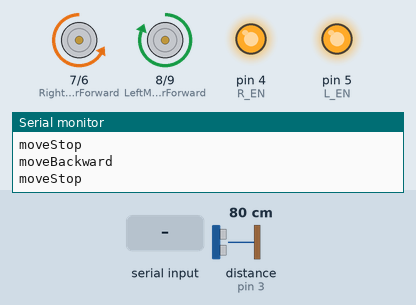
Simulated run of this sketch. Board: Arduino Uno, built with avr-gcc and run on an emulated ATmega328P. On the bench: motor-driver pin pairs drawn as motors (green arrow = first pin HIGH = forward, orange = second pin HIGH = backward, longer = more drive), output pins drawn as LEDs (lit = HIGH), the last lines printed to the serial monitor. Wiring (inferred from the names in the program): ultrasonic range finder: trigger pin 2; echo pin 3. The inputs (shaded band) are chosen by the test bench; at power-on: distance to the obstacle (sensor on pin 3) 80 cm. The echo pulse lasts 58.3 µs per cm; pins used as bus, display or sensor lines are not drawn.

Above: at 2.1 s.
2.2 s: "1\n" received over Serial
At 7.4 s:
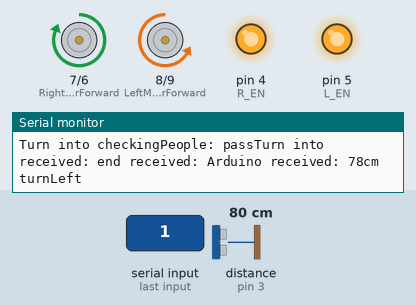
9.0 s: "2\n" received over Serial
18.0 s: distance to the obstacle (sensor on pin 3) set to 105 cm
At 20.4 s:
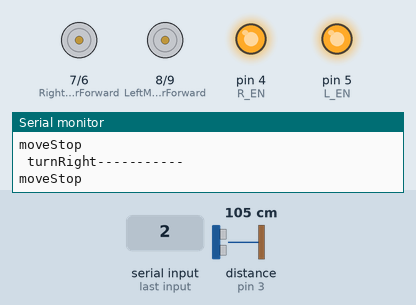
23.3 s: distance to the obstacle (sensor on pin 3) set to 96 cm
At 24.02 s:
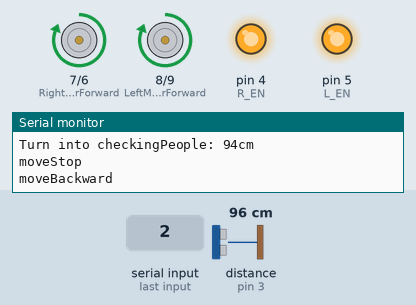
Timing chart, 0 to 34.2 s (numbered marks = the images above; inputs shaded):
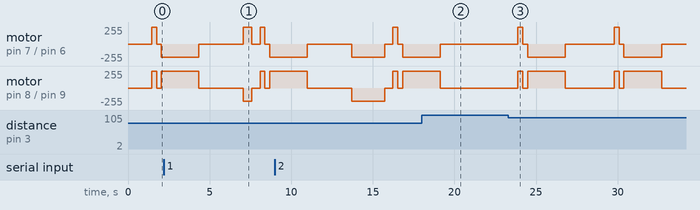

Measured:
- the behaviour switches between 102 and 101 cm on distance to the obstacle (sensor on pin 3) (found by bisection; images 2 and 3)
- after the input at 18.0 s, motor on pin 7 (RightMotorForward) / pin 6 (RightMotorBackward), motor on pin 8 (LeftMotorForward) / pin 9 (LeftMotorBackward): goes on until 19.1 s, then stays stopped

The sketch:

ArduinoPhase.ino
```cpp
String readString;
const int trig = 2;     // chân trig của HC-SR04
const int echo = 3;     // chân echo của HC-SR04
const int R_EN = 4;
const int L_EN = 5;

const int LeftMotorForward = 8;
const int LeftMotorBackward = 9;

const int RightMotorForward = 7;
const int RightMotorBackward = 6;
int checkPeople;
int check;
int distance;

void setup() {
  // put your setup code here, to run once:
  Serial.begin(9600);     // giao tiếp Serial với baudrate 9600
  pinMode(trig, OUTPUT);  // chân trig sẽ phát tín hiệu
  pinMode(echo, INPUT);   // chân echo sẽ nhận tín hiệu

  pinMode(RightMotorForward, OUTPUT);
  pinMode(LeftMotorForward, OUTPUT);
  pinMode(LeftMotorBackward, OUTPUT);
  pinMode(RightMotorBackward, OUTPUT);

  pinMode(L_EN, OUTPUT);
  pinMode(R_EN, OUTPUT);


  digitalWrite(R_EN, HIGH);
  digitalWrite(L_EN, HIGH);
  distance = readSensor();    // Get Ping Distance.
  delay(100);               // Wait for 100ms.
  distance = readSensor();
  delay(100);
  distance = readSensor();
  delay(100);
  checkPeople = checkingPeople();

}

void loop() {
  Serial.flush();
  checkPeople = checkingPeople();
  // put your main code here, to run repeatedly:
  distance = readSensor();
  if (distance < 100 && checkPeople == 10) {
    moveStop();
    delay(300);
    moveBackward();
    delay(300);
    moveStop();
    delay(300);
    turnRight();
    delay(2000);
    moveStop();
    delay(2500);
  } else {

    if (checkPeople == 1) {
      turnLeft();
      delay(200);
      moveStop();
    } else if (checkPeople == 2) {
      moveForward();
      delay(2000);
      moveStop();
    } else if (checkPeople == 3) {
      turnRight();
      delay(200);
      moveStop();
    } else {
      moveStop();
    }
  }
}

int readSensor() {
  unsigned long duration; // biến đo thời gian
  int distance;           // biến lưu khoảng cách

  //    /* Phát xung từ chân trig */
  digitalWrite(trig, 0);  // tắt chân trig
  delayMicroseconds(2);
  digitalWrite(trig, 1);  // phát xung từ chân trig
  delayMicroseconds(5);   // xung có độ dài 5 microSeconds
  digitalWrite(trig, 0);  // tắt chân trig
  //
  //    /* Tính toán thời gian */
  //    // Đo độ rộng xung HIGH ở chân echo.
  duration = pulseIn(echo, HIGH);
  // Tính khoảng cách đến vật.
  distance = int(duration / 2 / 29.412);
  //
  //    /* In kết quả ra Serial Monitor */
  Serial.print(distance);
  Serial.println("cm");
  delay(200);
  return distance;
}

void moveStop()       // Move Stop Function for Motor Driver.
{
  digitalWrite(RightMotorForward, LOW);
  digitalWrite(RightMotorBackward, LOW);
  digitalWrite(LeftMotorForward, LOW);
  digitalWrite(LeftMotorBackward, LOW);
  Serial.println("moveStop");
}
void moveBackward()    // Move Forward Function for Motor Driver.
{

  analogWrite(RightMotorForward, 200);
  analogWrite(RightMotorBackward, 0);
  analogWrite(LeftMotorForward, 200);
  analogWrite(LeftMotorBackward, 0);

  Serial.println("moveBackward");
}

void moveForward()   // Move Backward Function for Motor Driver.
{
  //analogWrite(RightMotorForward, HIGH);
  analogWrite(RightMotorForward, 0);
  analogWrite(RightMotorBackward, 200);
  analogWrite(LeftMotorForward, 0);
  analogWrite(LeftMotorBackward, 200);
  //analogWrite(RightMotorForward, HIGH);
  Serial.println("moveForward");
}

void turnRight()      // Turn Right Function for Motor Driver.
{
  //delay(3500);
  analogWrite(RightMotorForward, 0);
  analogWrite(RightMotorBackward, 200);
  analogWrite(LeftMotorForward, 200);
  analogWrite(LeftMotorBackward, 0);
  delay(300);
  Serial.println(" turnRight-----------  ");
  //Serial.print( checkcam);
}

void turnLeft()       // Turn Left Function for Motor Driver.
{
  Serial.println("turnLeft");
  //Serial.print(checkcam);
  //delay(3500);
  analogWrite(RightMotorForward, 200);
  analogWrite(RightMotorBackward, 0);
  analogWrite(LeftMotorForward, 0);
  analogWrite(LeftMotorBackward, 200);
  delay(300);

}

int checkingPeople() {

  Serial.print("Turn into checkingPeople: ");
  int ans = 10;
  // serial read section
  while (Serial.available())
  {
    Serial.print("pass");
    if (Serial.available() == 2) {
      Serial.print("Turn into received: ");
      String c = Serial.readStringUntil('\n');  //gets one byte from serial buffer
      Serial.print("end received: ");
      readString = c; //makes the string readString
      Serial.print("Arduino received: ");
//      ans = readString.charAt(0) - '0';
//      Serial.println(ans);
//      Serial.flush();
//      check = ans;
//      sendingMessage(ans);
      return c.charAt(0) - '0';
    }
    String c = Serial.readStringUntil('\n');

  }
//  Serial.flush();
//  Serial.print(Serial.available());
//  Serial.setTimeout(10);
//
//
//    String c = Serial.readStringUntil('\n');  //gets one byte from serial buffer
//  Serial.print("end received: ");
//  Serial.print(c);
//  readString = c;


//  return c.charAt(0) - '0';
    return ans;


}
```
